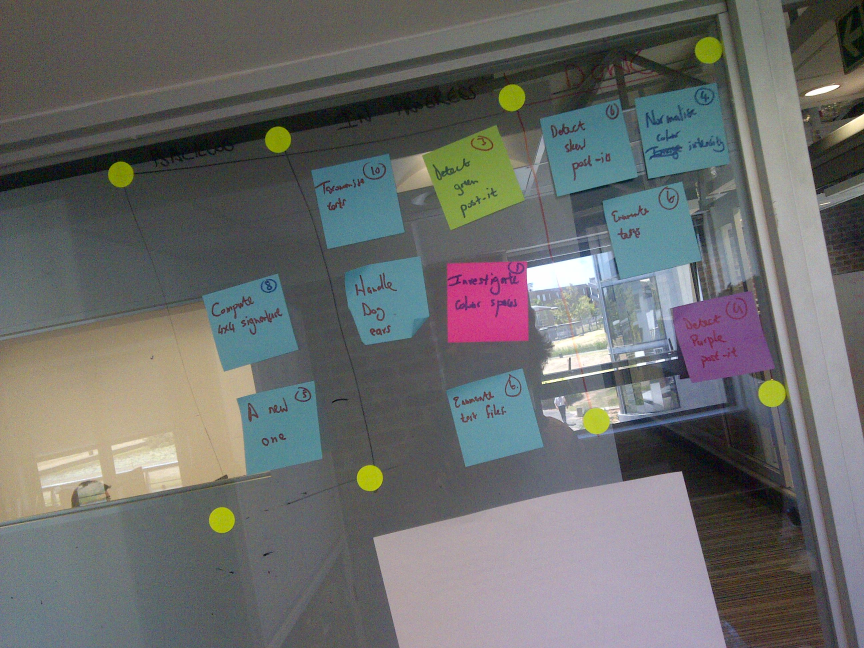
#> input picture manager/day2/IMG-20130122-00402.jpg, 2592 x 1944 px (shown at 1/3 size)
$ python crop.py   (Python 2 division)
#> lines starting #> are read from the running program, lines starting #| are printed output that depends on the picture; after the words box and inside, x2 and y2 are one past the last pixel; in counts of white or black regions, pixels touching at a corner belong together
import numpy as np
import cv2
from test import *
import json
import math

#import test as t

#Return the angle in degrees
def angle(row_diff, col_diff):
  ratio = float(row_diff) / float(col_diff)
  ang_rad = math.atan(ratio)
  ang_deg = math.degrees(ang_rad)
  return ang_deg

#Original image must not be skew by 45 degrees or more.
def rotateImage(image, angel):#parameter angel in degrees
    height = image.shape[0]
    width = image.shape[1]
    image_center = (width/2, height/2)#rotation center
    rot_mat = cv2.getRotationMatrix2D(image_center,angel, 1.0)
    result = cv2.warpAffine(image, rot_mat, (width, height), flags=cv2.INTER_LINEAR)
    return result


def rotateYellows(image):
	hsv_im = cv2.cvtColor(image,cv2.COLOR_BGR2HSV)
	YELLOW_MIN = np.array([20, 70, 60],np.uint8)
	YELLOW_MAX = np.array([35, 255, 255],np.uint8)
	yellow_threshed = cv2.inRange(hsv_im, YELLOW_MIN, YELLOW_MAX)
	yellow_threshed = cv2.medianBlur(yellow_threshed,71)
	cv2.imwrite('yellow_dots.jpg',yellow_threshed)

	contours, hierarchy = cv2.findContours(yellow_threshed,cv2.RETR_LIST, cv2.CHAIN_APPROX_SIMPLE)
	yellows = np.zeros((8,2),dtype = float)
	my_rows = np.zeros(8,dtype = float)
	i = 0
	for cnt in contours:
		if cv2.contourArea(cnt)> 1000 and i<8:
			#print cv2.contourArea(cnt)
			M = cv2.moments(cnt)
			col,row = float(M['m10']/M['m00']), float(M['m01']/M['m00'])
			my_rows[i] = row
			yellows[i,0] = row
			yellows[i,1] = col
			i = i+1

	#-----------------------------------------------------------------
	#print my_rows
	my_rows.sort()
	height = my_rows[7]-my_rows[0]
	#print height
	percentage = 0.05*height
	top_rows = my_rows[0:4:]
	top_rows_diff = top_rows.max() - top_rows.min()
	#print 'toprowsdiff = ' + str(top_rows_diff)

	#-----------------------------------------------------------------

	minrow_index = yellows[0:8: , 0:1:].argmin()
	maxrow_index = yellows[0:8: , 0:1:].argmax()
	mincol_index = yellows[0:8: , 1::].argmin()
	maxcol_index = yellows[0:8: , 1::].argmax()

	minrow = yellows[minrow_index,0]
	col4minrow = yellows[minrow_index,1]

	maxrow = yellows[maxrow_index,0]
	col4maxrow = yellows[maxrow_index,1]

	mincol = yellows[mincol_index,1]
	row4mincol = yellows[mincol_index,0]

	maxcol = yellows[maxcol_index,1]
	row4maxcol = yellows[maxcol_index,0]

	ang = 0

	if top_rows_diff<percentage:
		rot_im = image
	#Rotate anti-clockwise
	elif col4minrow < col4maxrow:
		row_diff = abs(row4maxcol-minrow)
		col_diff = abs(maxcol-col4minrow)
		ang = angle(row_diff,col_diff)
		rot_im = rotateImage(image, ang)

	#Rotate clockwise
	else:
		row_diff = abs(minrow-row4mincol)
		col_diff = abs( col4minrow - mincol)
		ang = angle(row_diff,col_diff)
		rot_im = rotateImage(image, -ang)

	return rot_im


def column(original):
	hsv_im = cv2.cvtColor(original,cv2.COLOR_BGR2HSV)
	YELLOW_MIN = np.array([20, 70, 60],np.uint8)
	YELLOW_MAX = np.array([35, 255, 255],np.uint8)
	yellow_threshed = cv2.inRange(hsv_im, YELLOW_MIN, YELLOW_MAX)
	yellow_threshed = cv2.medianBlur(yellow_threshed,71)
	cv2.imwrite('yellow_edges.jpg',yellow_threshed)

	contours, hierarchy = cv2.findContours(yellow_threshed,cv2.RETR_LIST, cv2.CHAIN_APPROX_SIMPLE)
	yellows = np.zeros(8,dtype = float)
	line = np.zeros(4,dtype = float)
	#region = 0
	i = 0
	for cnt in contours:
		if cv2.contourArea(cnt)> 1000 and i<8:
			#print cv2.contourArea(cnt)
			M = cv2.moments(cnt)
			col,row = int(M['m10']/M['m00']), int(M['m01']/M['m00'])
			yellows[i] = col
			i = i+1

	yellows.sort()
	line[0] = (yellows[0:2:]).mean()
	line[1] = (yellows[2:4:]).mean()
	line[2] = (yellows[4:6:]).mean()
	line[3] = (yellows[6::]).mean()
	return line

#Opencv does not returns vertices in a unique order.
#This function brings about a known order;
#TOP LEFT - TOP RIGHT - BOTTOM RIGHT - BOTTOM LEFT.
def rectify(h):
  h = h.reshape((4,2))
  hnew = np.zeros((4,2),dtype = np.float32)

  add = h.sum(1)
  hnew[0] = h[np.argmin(add)]
  hnew[2] = h[np.argmax(add)]

  diff = np.diff(h,axis = 1)
  hnew[1] = h[np.argmin(diff)]
  hnew[3] = h[np.argmax(diff)]
  return hnew

#This function addresses the skewness of post-its.
#Argument 'skew_im' is an outline of a post-it along the vertices.
# [39 lines left out: function get_square, not called in this run]


#Find post-Its and save them.
def square_contours(threshed_image,original,name,region,label):

	contours, hierarchy = cv2.findContours(threshed_image,cv2.RETR_LIST, cv2.CHAIN_APPROX_SIMPLE)
	noOfPostIts = 0
	reg = 0
	for cnt in contours:
		approx = cv2.approxPolyDP(cnt,0.1*cv2.arcLength(cnt,True),True)
		if len(approx)==4 and cv2.contourArea(cnt) > 10000:
			#print cv2.contourArea(cnt)
			cv2.drawContours(threshed_image,[cnt],0,(255,255,255),2)
			square = approx
			square = rectify(square)
			min_row = square[::,1::].min()
			max_row = square[::,1::].max()
			min_col = square[::,0:1:].min()
			max_col = square[::,0:1:].max()

			skew = original[min_row:max_row:, min_col:max_col: , ::]
			noOfPostIts += 1
			temp_post = get_square(skew,name)

			xloc = int((max_col+min_col)/2)
			yloc = int((max_row+min_row)/2)
			if(xloc>region[0] and xloc<region[1]):
				reg = 1
			elif(xloc>region[1] and xloc<region[2]):
				reg = 2
			elif(xloc>region[2] and xloc<region[3]):
				reg = 3
			#print reg
			sign = grid_signature(binarize(temp_post))
			#print signature

			post_name = 'post' + str(noOfPostIts+label) + '.jpg'
			txt_name = 'post' + str(noOfPostIts+label) + '.json'

			j=json.dumps({'label':noOfPostIts+label,'signature':sign.tolist() , 'x':xloc, 'y':yloc, 'column':reg},indent=4)
			f=open(txt_name,'w')
			f.write(j)
			f.close()

			#Save signature and post_it in the working directory.
			#np.savetxt(txt_name,sign,'%10.8f')
			cv2.imwrite(post_name,temp_post)

	return threshed_image,noOfPostIts


def blue_blobs(hsv_img,original,region):

	#Color blobbing for blue in opencv hsv format.
	BLUE_MIN = np.array([75, 75, 60],np.uint8)
	BLUE_MAX = np.array([135, 255, 255],np.uint8)
	blue_threshed = cv2.inRange(hsv_img, BLUE_MIN, BLUE_MAX)
	#Noise removal
	#blue_threshed = cv2.GaussianBlur(blue_threshed,(5,5),5)
	blue_threshed = cv2.medianBlur(blue_threshed,19)
	#blue_threshed = cv2.GaussianBlur(blue_threshed,(5,5),1)
	cv2.imwrite('blue.jpg',blue_threshed)
	b_name = 'blue'
	b_threshed,blues = square_contours(blue_threshed , original , b_name,region,label = 0)
	cv2.imwrite('blue_contours.jpg',b_threshed)
	print blues
	return blues

# [29 lines left out: functions pink_blobs, green_blobs, not called in this run]

def blob(img):

	img = rotateYellows(img)
	cv2.imwrite('rotatedOriginal.jpg',img)
	region = column(img)
	original = img.copy()
	hsv = cv2.cvtColor(img,cv2.COLOR_BGR2HSV)
	blue_posts = blue_blobs(hsv,img,region)
	purpink_posts = pink_blobs(hsv,img,region,blue_posts)
	green_posts = green_blobs(hsv,img,region,blue_posts+purpink_posts)

	posts=json.dumps({'blues':blue_posts, 'purpinks':purpink_posts, 'greens':green_posts},indent = 4)
	f=open('noOfPosts.txt','w')
	f.write(posts)
	f.close()


#Read image from which post-its will be cropped.
im_2_crop = cv2.imread('IMG-20130122-00402.jpg')
#> im_2_crop is the input picture: shape (1944, 2592, 3); mean B, G, R 107.5, 108.8, 107.3
#im_2_crop = cv2.imread('dog_ear.jpg')
#im_2_crop = cv2.resize(im_2_crop, (000,2000))
img = blob(im_2_crop)
#> in rotateYellows, `yellow_threshed = cv2.inRange(hsv_im, YELLOW_MIN, YELLOW_MAX)`:
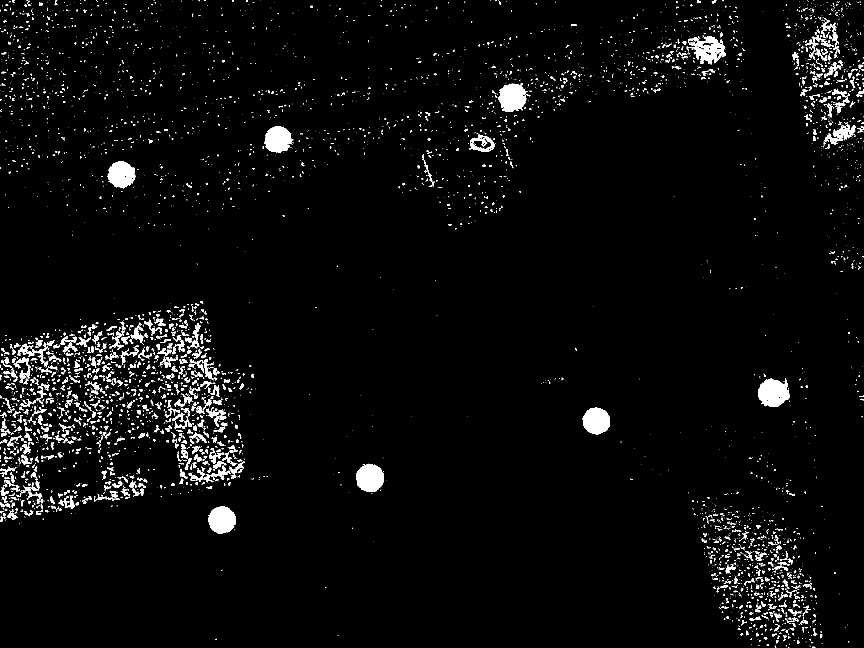
#> yellow_threshed: shape (1944, 2592) (shown at 1/3 size); 3% white; 6108 white regions (4923 under 20 px), largest, box (x1, y1, x2, y2) and area: (2274, 1136, 2370, 1221) 5944, (1068, 1391, 1152, 1476) 5408, (1493, 251, 1591, 336) 5335
#> in rotateYellows, `yellow_threshed = cv2.medianBlur(yellow_threshed,71)`:
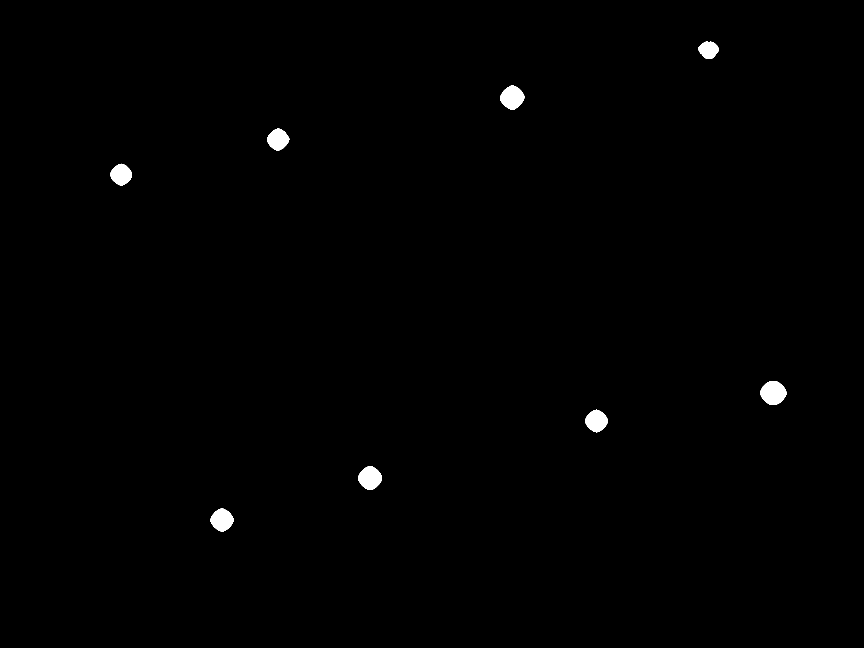
#> yellow_threshed: shape (1944, 2592) (shown at 1/3 size); 0.53% white; 8 white regions
#> in rotateYellows, `contours, hierarchy = cv2.findContours(yellow_threshed,cv2.RETR_LIST, ..`: contours = 8 contours; box (x1, y1, x2, y2) and area: (2281, 1143, 2359, 1215) 4073, (1501, 257, 1573, 330) 3616, (1074, 1398, 1146, 1470) 3554, (631, 1526, 701, 1595) 3288, (1755, 1229, 1824, 1297) 3174, (801, 386, 868, 451) 2976, (331, 491, 396, 556) 2924, (2094, 125, 2156, 176) 2222
#> the loop in rotateYellows, `for cnt in contours:` made 8 passes
#> (col, row) on passes 1 to 8: (665.6, 1559.6), (1109.8, 1433.7), (1788.9, 1262.6), (2319.5, 1178.4), (363.2, 523.4), (833.8, 418.2), (1536.4, 292.4), (2125.6, 149.2)
#> after the loop in rotateYellows, `for cnt in contours:`: M = moments, m00 2221.5, centre m10/m00, m01/m00 = (2125.6, 149.2); col = 2125.6; i = 8; my_rows = [1559.6, 1433.7, 1262.6, 1178.4, 523.4, 418.2, 292.4, 149.2]; row = 149.2; yellows = [[1559.6, 665.6], [1433.7, 1109.8], [1262.6, 1788.9], [1178.4, 2319.5], [523.4, 363.2], [418.2, 833.8], [292.4, 1536.4], [149.2, 2125.6]]
#> in rotateYellows, `height = my_rows[7]-my_rows[0]`: height = 1410.4
#> in rotateYellows, `percentage = 0.05*height`: percentage = 70.52
#> in rotateYellows, `top_rows = my_rows[0:4:]`: top_rows = [149.2, 292.4, 418.2, 523.4]
#> in rotateYellows, `top_rows_diff = top_rows.max() - top_rows.min()`: top_rows_diff = 374.2
#> in rotateYellows, `minrow_index = yellows[0:8: , 0:1:].argmin()`: minrow_index = 7
#> in rotateYellows, `maxrow_index = yellows[0:8: , 0:1:].argmax()`: maxrow_index = 0
#> in rotateYellows, `mincol_index = yellows[0:8: , 1::].argmin()`: mincol_index = 4
#> in rotateYellows, `maxcol_index = yellows[0:8: , 1::].argmax()`: maxcol_index = 3
#> in rotateYellows, `minrow = yellows[minrow_index,0]`: minrow = 149.2
#> in rotateYellows, `col4minrow = yellows[minrow_index,1]`: col4minrow = 2125.6
#> in rotateYellows, `maxrow = yellows[maxrow_index,0]`: maxrow = 1559.6
#> in rotateYellows, `col4maxrow = yellows[maxrow_index,1]`: col4maxrow = 665.6
#> in rotateYellows, `mincol = yellows[mincol_index,1]`: mincol = 363.2
#> in rotateYellows, `row4mincol = yellows[mincol_index,0]`: row4mincol = 523.4
#> in rotateYellows, `maxcol = yellows[maxcol_index,1]`: maxcol = 2319.5
#> in rotateYellows, `row4maxcol = yellows[maxcol_index,0]`: row4maxcol = 1178.4
#> in rotateYellows, `row_diff = abs(minrow-row4mincol)`: row_diff = 374.2
#> in rotateYellows, `col_diff = abs( col4minrow - mincol)`: col_diff = 1762.3
#> in angle, `ratio = float(row_diff) / float(col_diff)`: ratio = 0.212
#> in angle, `ang_rad = math.atan(ratio)`: ang_rad = 0.209
#> in angle, `ang_deg = math.degrees(ang_rad)`: ang_deg = 11.99
#> in rotateImage, `result = cv2.warpAffine(image, rot_mat, (width, height), flags=cv2.INT..`:
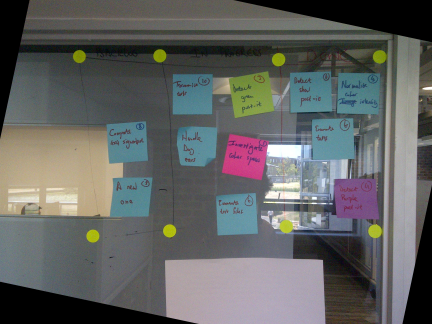
#> result: shape (1944, 2592, 3) (shown at 1/6 size); mean B, G, R 98.8, 99.9, 98.1
#> in column, `yellow_threshed = cv2.inRange(hsv_im, YELLOW_MIN, YELLOW_MAX)`:
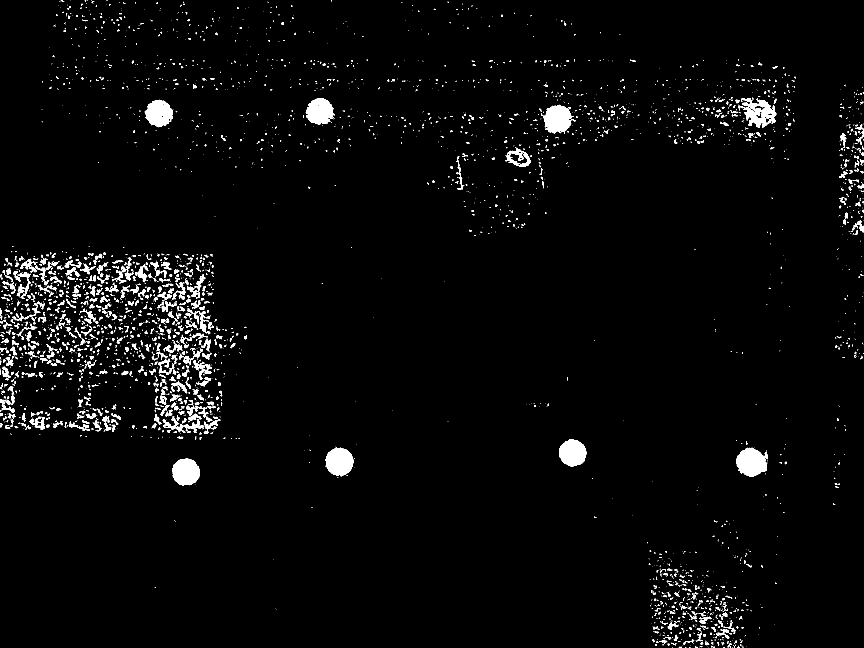
#> yellow_threshed: shape (1944, 2592) (shown at 1/3 size); 2.5% white; 4077 white regions (3173 under 20 px), largest, box (x1, y1, x2, y2) and area: (2208, 1343, 2302, 1430) 5949, (976, 1342, 1061, 1430) 5417, (1630, 316, 1722, 400) 5318
#> in column, `yellow_threshed = cv2.medianBlur(yellow_threshed,71)`:
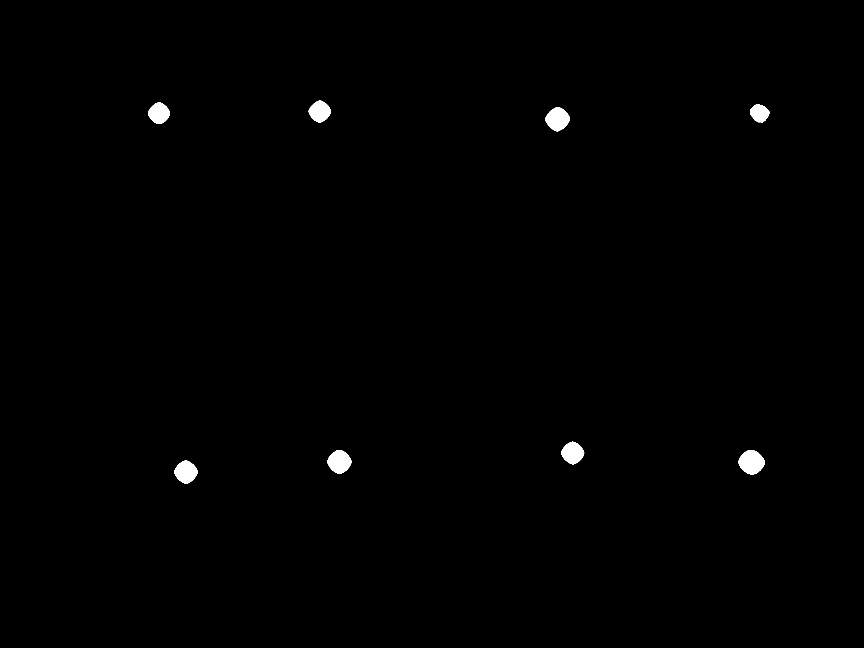
#> yellow_threshed: shape (1944, 2592) (shown at 1/3 size); 0.53% white; 8 white regions
#> in column, `contours, hierarchy = cv2.findContours(yellow_threshed,cv2.RETR_LIST, ..`: contours = 8 contours; box (x1, y1, x2, y2) and area: (2216, 1351, 2294, 1423) 4074, (1636, 321, 1710, 394) 3590, (983, 1350, 1054, 1421) 3549, (523, 1382, 593, 1451) 3295, (1684, 1325, 1753, 1393) 3172, (926, 302, 993, 367) 2976, (444, 308, 510, 372) 2927, (2250, 313, 2309, 367) 2178
#> the loop in column, `for cnt in contours:` made 8 passes
#> (col, row) on passes 1 to 8: (557, 1415), (2254, 1386), (1017, 1384), (1717, 1358), (1672, 357), (2278, 339), (476, 339), (959, 334)
#> after the loop in column, `for cnt in contours:`: M = moments, m00 2975.5, centre m10/m00, m01/m00 = (959, 334.2); col = 959; i = 8; row = 334; yellows = [557, 2254, 1017, 1717, 1672, 2278, 476, 959]
#> in blob, `region = column(img)`: region = [516.5, 988, 1694.5, 2266]
#> in blue_blobs, `blue_threshed = cv2.inRange(hsv_img, BLUE_MIN, BLUE_MAX)`:
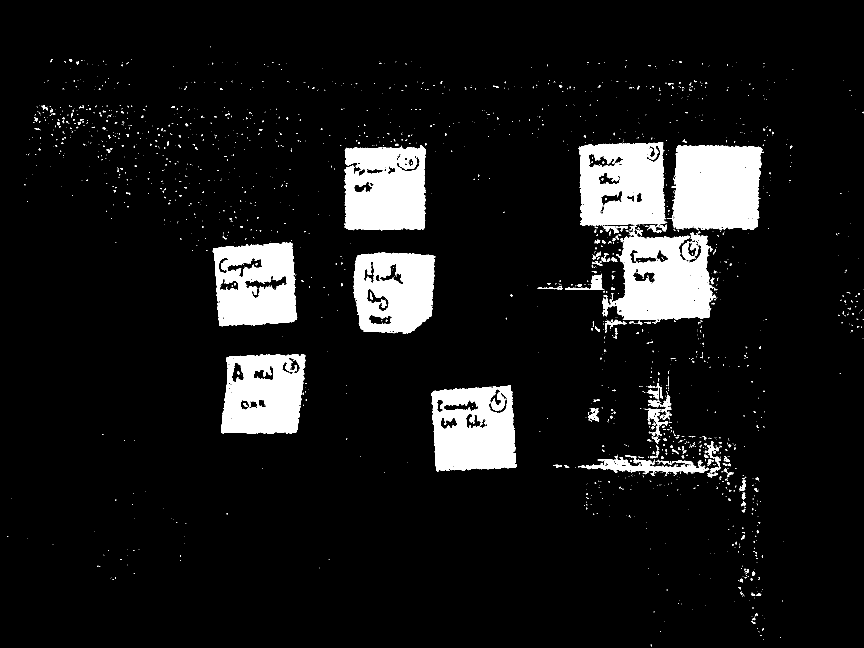
#> blue_threshed: shape (1944, 2592) (shown at 1/3 size); 9% white; 2066 white regions (1825 under 20 px), largest, box (x1, y1, x2, y2) and area: (1736, 426, 2148, 961) 111044, (2015, 435, 2288, 691) 61710, (1033, 435, 1278, 692) 53860
#> in blue_blobs, `blue_threshed = cv2.medianBlur(blue_threshed,19)`:
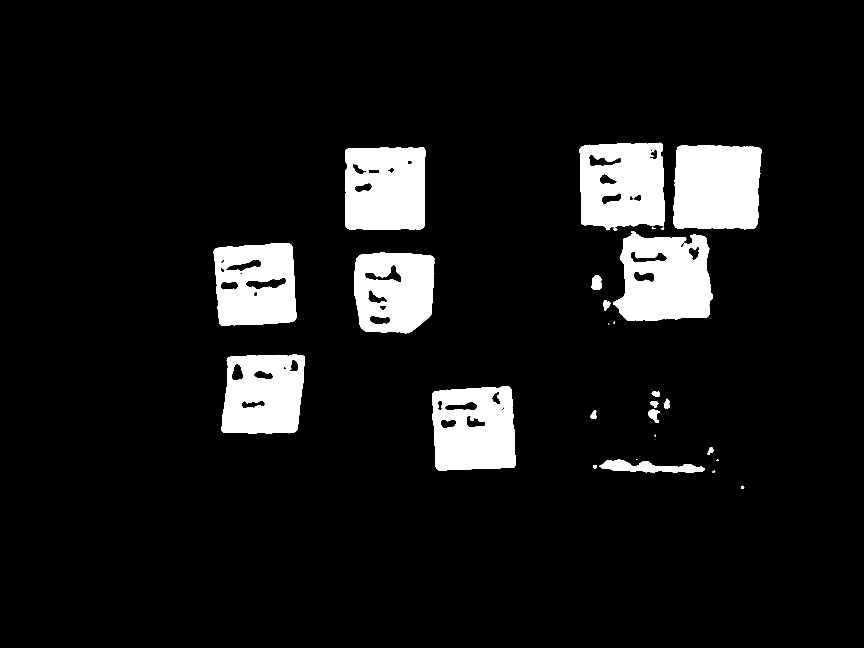
#> blue_threshed: shape (1944, 2592) (shown at 1/3 size); 8.8% white; 31 white regions (6 under 20 px)
#> in square_contours, `contours, hierarchy = cv2.findContours(threshed_image,cv2.RETR_LIST, c..`: contours = 68 contours, 9 with area under 20; largest, box (x1, y1, x2, y2) and area: (1839, 694, 2139, 963) 63184, (2020, 436, 2286, 688) 61506, (1738, 428, 1995, 691) 60235, (1296, 1158, 1548, 1412) 57396, (1035, 441, 1277, 689) 57386
#> the loop in square_contours, `for cnt in contours:` made 23 passes
#> (square, h in rectify, add in rectify, diff in rectify, min_row, max_row, min_col) on pass 23: ([[1299, 1177], [1527, 1160], [1544, 1399], [1311, 1407]], [[1527, 1160], [1299, 1177], [1311, 1407], [1544, 1399]], [2687, 2476, 2718, 2943], [-367, -122, 96, -145], 1160, 1407, 1299)
#> after the loop in square_contours, `for cnt in contours:`: noOfPostIts = 0
#> (the run stopped early here; a loop or call above may not have finished)
